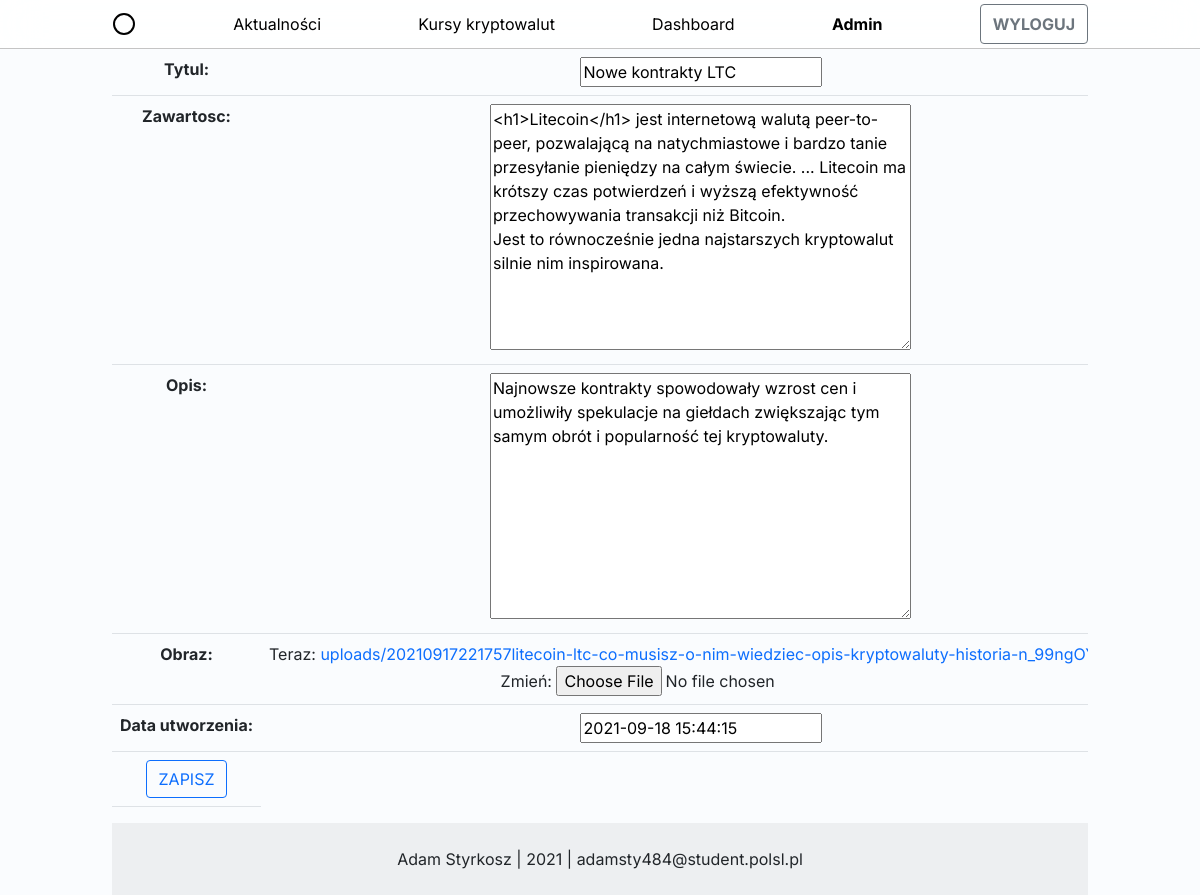
Page /edycja_wpisu/4 (signed in) on the committed database.
### Krypta/models.py (models this page shows, shortened)
class Wpis(models.Model):
    id = models.AutoField(primary_key=True)
    tytul = models.CharField(max_length=50)
    zawartosc = models.TextField(max_length=5000)
    opis = models.TextField(max_length=250)
    obraz = models.ImageField(upload_to=filepath)
    data_utworzenia = models.DateTimeField()

### Krypta/views.py (the view)
# urls.py: path("edycja_wpisu/<int:pk>", views.EdycjaWpisu.as_view(), name="edycja_wpisu"),
class EdycjaWpisu(UpdateView):
    template_name = "Krypta/edycja_wpisu.html"
    model = Wpis
    fields = "__all__"
    success_url = reverse_lazy("aktualnosci")
    def get(self, request, pk):
        if request.user.is_superuser:
            return super(EdycjaWpisu, self).get(self, request, pk)
        else:
            return redirect("index")

### Krypta/templates/Krypta/edycja_wpisu.html (shortened to what this page needs)
{% extends "Krypta/base.html" %} {%load static%} {%block content%}
<div class="text-center">
  <form method="post">
    <table class="table">
      {{ form.as_table}}
      <tr>
        <td>
          <button type="submit" class="btn btn-outline-primary">ZAPISZ</button>
        </td>
      </tr>
    </table>
  </form>
</div>
{%endblock%}

### Krypta/templates/Krypta/base.html (shortened to what this page needs)
{%load static%}
<!DOCTYPE html>
<html lang="en">
  <head>
    <link rel="stylesheet" href="{% static 'css/bootstrap.min.css' %}" />
    <link rel="stylesheet" href="{% static 'css/bootstrap.css' %}" />
    <link rel="stylesheet" href="{% static 'css/index.css' %}" />
  </head>
  <body>
    <nav class="site-header sticky-top py-1">
      <div
        class="container d-flex flex-column flex-md-row justify-content-between"
      >
        <a class="py-2" href="{% url 'index' %}">
          <svg
            xmlns="http://www.w3.org/2000/svg"
            width="24"
            height="24"
            viewBox="0 0 24 24"
            fill="none"
            stroke="currentColor"
            stroke-width="2"
            stroke-linecap="round"
            stroke-linejoin="round"
            class="d-block mx-auto"
          >
            <circle cx="12" cy="12" r="10"></circle>
          </svg>
        </a>
        <a class="py-2 d-none d-md-inline-block" href="{% url 'aktualnosci' %}"
          >Aktualności</a
        >
        <a class="py-2 d-none d-md-inline-block" href="{% url 'kursy' %}"
          >Kursy kryptowalut</a
        >
        {% if user.is_authenticated %}
        <a class="py-2 d-none d-md-inline-block" href="{% url 'dashboard' %}"
          >Dashboard</a
        >
        <a
          class="py-2 d-none d-md-inline-block"
          style="font-weight: bold"
          href="{% url 'profil' %}"
          >{{ request.user }}</a
        >
        <button
          class="btn btn-outline-secondary"
          style="font-weight: bold"
          onclick="location.href='{% url 'wyloguj'%}'"
        >
          WYLOGUJ
        </button>
        {%endif%}
      </div>
    </nav>
    <div class="container">{%block content%} {%endblock%}</div>
    <div class="container">
      <div class="row">
        <footer class="">
          <div
            class="text-center p-4"
            style="background-color: rgba(0, 0, 0, 0.05)"
          >
            Adam Styrkosz | 2021 | adamsty484@student.polsl.pl
          </div>
        </footer>
      </div>
    </div>
  </body>
</html>

### Krypta/static/css/index.css (style rules this page uses)
body { font-family: "Inter", sans-serif; background-color: #fafcfe; }
table { display: block; overflow-x: auto; white-space: nowrap; }
.container { max-width: 1000px; }
.site-header { background-color: rgba(255, 255, 255, 0.85); -webkit-backdrop-filter: saturate(180%) blur(20px); backdrop-filter: saturate(180%) blur(20px); border-bottom: 1px solid; border-bottom-color: #c4c4c4; }
.site-header a { color: rgb(0, 0, 0); text-decoration: none; transition: ease-in-out color 0.15s; }
a { text-decoration: none; }

### rows in the picture
Wpis: tytul "Nowe kontrakty LTC", zawartosc "<h1>Litecoin</h1> jest internetową walutą peer-to-peer, pozwalającą na natychmiastowe i bardzo tanie przesyłanie pieniędzy na całym świecie. ... Litecoin ma krótszy czas potwierdzeń i wyższą efektywność przechowywania transakcji niż Bitcoin. Jest to równocześnie jedna najstarszych kryptowalut silnie nim inspirowana.", opis "Najnowsze kontrakty spowodowały wzrost cen i umożliwiły spekulacje na giełdach zwiększając tym samym obrót i popularność tej kryptowaluty.", data_utworzenia "2021-09-18 15:44:15"

### other values in the picture
{{ request.user }} "Admin"
